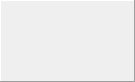
<?xml version="1.0" encoding="UTF-8"?>
<ui version="4.0">
 <class>Editerwidget</class>
 <widget class="QWidget" name="Editerwidget">
  <property name="geometry">
   <rect>
    <x>0</x>
    <y>0</y>
    <width>135</width>
    <height>82</height>
   </rect>
  </property>
  <property name="mouseTracking">
   <bool>true</bool>
  </property>
  <property name="windowTitle">
   <string>Form</string>
  </property>
  <widget class="QLabel" name="background">
   <property name="geometry">
    <rect>
     <x>0</x>
     <y>0</y>
     <width>135</width>
     <height>82</height>
    </rect>
   </property>
   <property name="autoFillBackground">
    <bool>true</bool>
   </property>
   <property name="frameShape">
    <enum>QFrame::Panel</enum>
   </property>
   <property name="frameShadow">
    <enum>QFrame::Raised</enum>
   </property>
   <property name="midLineWidth">
    <number>0</number>
   </property>
   <property name="text">
    <string/>
   </property>
  </widget>
  <widget class="QLabel" name="Warning">
   <property name="geometry">
    <rect>
     <x>112</x>
     <y>8</y>
     <width>15</width>
     <height>15</height>
    </rect>
   </property>
   <property name="text">
    <string/>
   </property>
  </widget>
 </widget>
 <resources/>
 <connections/>
</ui>
